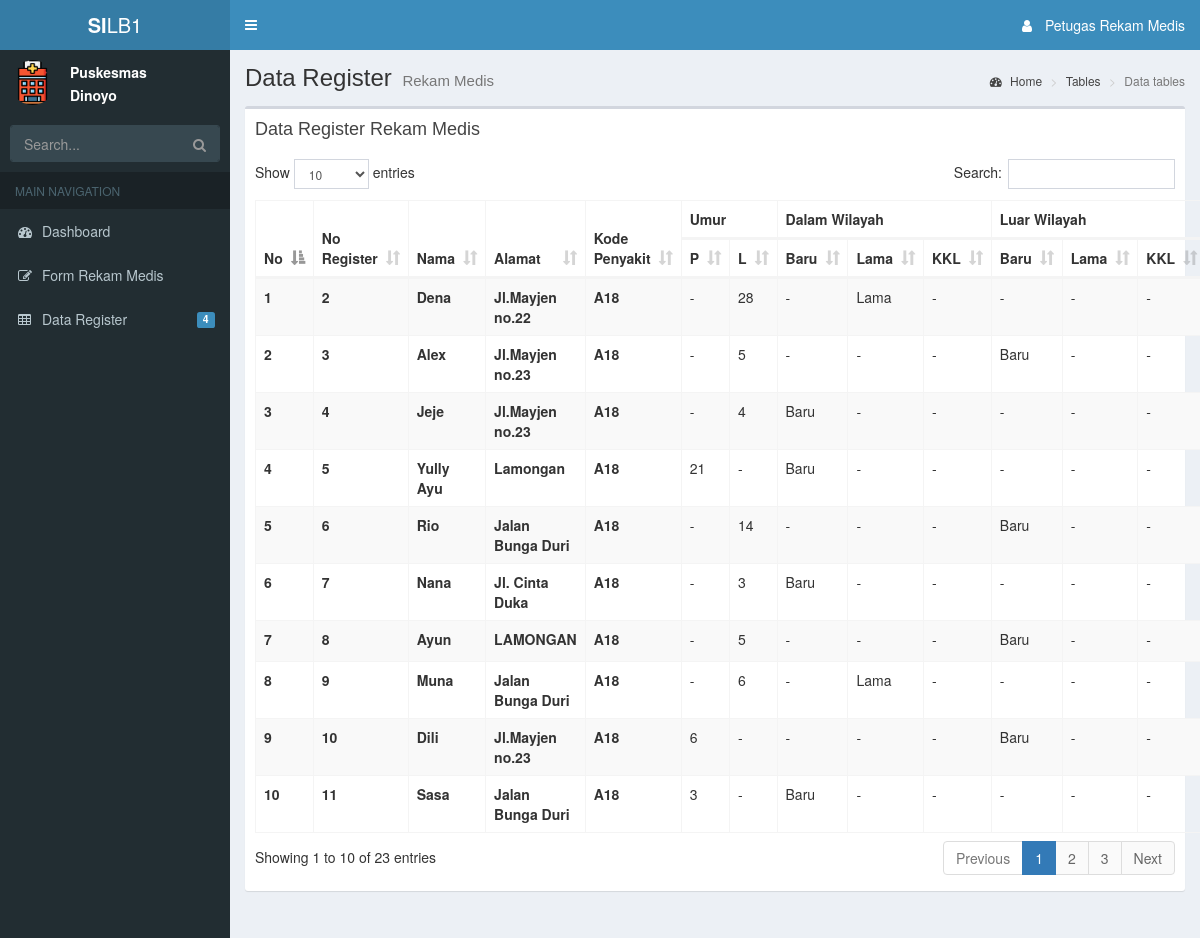
/index.php/rekam_medis/dataRegister, run on the app's committed database.
### tables this page shows
CREATE TABLE `rekam_medis` (
  `no_register` int(20) NOT NULL,
  `tanggal` date NOT NULL,
  `nama` varchar(200) NOT NULL,
  `alamat` varchar(200) NOT NULL,
  `umur` int(20) NOT NULL,
  `id_umr` int(20) NOT NULL,
  `jenis_umur` varchar(50) NOT NULL,
  `jenis_kelamin` varchar(20) NOT NULL,
  `jenis_pekerjaan` varchar(20) NOT NULL,
  `kode_penyakit` varchar(50) NOT NULL,
  `terapi` varchar(500) NOT NULL,
  `no_bpjs` int(50) NOT NULL,
  `dalam_wilayah` varchar(20) NOT NULL,
  `luar_wilayah` varchar(20) NOT NULL
);

### application/controllers/Rekam_medis.php (called while the page is built, shortened)
<?php
class Rekam_medis extends CI_Controller{
    function __construct(){
      $this->load->helper('url');
      $this->load->model('RekamMedis_model');
    }
    public function dataRegister()
    {
      $data['rekam_medis'] = $this->RekamMedis_model->tampil_data()->result();
      $this->load->view('header/rm_header');
      $this->load->view('rekam_medis/data_register', $data);
      $this->load->view('footer/rm_footer');
    }
}

### index.php (called while the page is built, shortened)
<?php
require_once BASEPATH.'core/CodeIgniter.php';

### application/models/RekamMedis_model.php (called while the page is built, shortened)
<?php
    class RekamMedis_model extends CI_Model{
        public function tampil_data()
        {
            return $this->db->get('rekam_medis');
        }
    }
?>

### application/views/rekam_medis/data_register.php (the view, shortened to what this page needs)
<div class="content-wrapper">
  <section class="content-header">
    <h1>
      Data Register
      <small>Rekam Medis</small>
    </h1>
    <ol class="breadcrumb">
      <li><a href="#"><i class="fa fa-dashboard"></i> Home</a></li>
      <li><a href="#">Tables</a></li>
      <li class="active">Data tables</li>
    </ol>
  </section>
  <section class="content">
    <div class="row">
      <div class="col-xs-12">
        <div class="box">
          <div class="box-header">
            <h3 class="box-title">Data Register Rekam Medis</h3>
          </div>
          <div class="box-body">
            <table id="example1" class="table table-bordered table-striped">
              <thead>
              <tr>
                <th scoop="col" rowspan="2">No</th>
                <th scoop="col" rowspan="2">No Register</th>
                <th scoop="col" rowspan="2">Nama</th>
                <th scoop="col" rowspan="2">Alamat</th>
                <th scoop="col" rowspan="2">Kode Penyakit</th>
                <th scoop="col" colspan="2">Umur</th>
                <th scoop="col" colspan="3">Dalam Wilayah</th>
                <th scoop="col" colspan="3">Luar Wilayah</th>
              </tr>
              <tr>
                  <th scope="col">P</th>
                  <th scope="col">L</th>
                  <th scope="col">Baru</th>
                  <th scope="col">Lama</th>
                  <th scope="col">KKL</th>
                  <th scope="col">Baru</th>
                  <th scope="col">Lama</th>
                  <th scope="col">KKL</th>
                </tr>
              </thead>
              <tbody>
              <?php $no =0; foreach ($rekam_medis as $key ): $no++;?>
                <tr class="odd gradeX">
                  <th scope="row"><?php echo $no?></th>
                  <th scope="row"><?php echo $key->no_register?></th>
                  <th scope="row"><?php echo $key->nama?></th>
                  <th scope="row"><?php echo $key->alamat?></th>
                  <th scope="row"><?php echo $key->kode_penyakit ?></th>
                  <?php $jk = $key->jenis_kelamin?>
                  <?php if ($jk == 'Perempuan') { ?>
                    <td><?php echo $key->umur ?></td>
                    <td>-</td>
                  <?php }else{ ?>
                    <td>-</td>
                    <td><?php echo $key->umur?></td>
                  <?php }  ?>
                  <?php $dw = $key->dalam_wilayah?>
                  <?php if ($dw == 'Baru') { ?>
                    <td><?php echo $key->dalam_wilayah ?></td>
                    <td>-</td>
                    <td>-</td>
                  <?php }elseif($dw == 'Lama'){ ?>
                    <td>-</td>
                    <td><?php echo $key->dalam_wilayah?></td>
                    <td>-</td>
                  <?php }else { ?>
                    <td>-</td>
                    <td>-</td>
                    <td><?php echo $key->dalam_wilayah?></td>
                  <?php }  ?>
                  <?php $lw = $key->luar_wilayah?>
                  <?php if ($lw == 'Baru') { ?>
                    <td><?php echo $key->luar_wilayah ?></td>
                    <td>-</td>
                    <td>-</td>
                    <?php }elseif($lw == 'Lama'){ ?>
                    <td>-</td>
                    <td><?php echo $key->luar_wilayah?></td>
                    <td>-</td>
                  <?php }else { ?>
                    <td>-</td>
                    <td>-</td>
                    <td><?php echo $key->luar_wilayah?></td>
                  <?php }  ?>
                </tr>
                  <?php endforeach;?>
              </tbody>
            </table>
          </div>
        </div>
      </div>
    </div>
  </section>
</div>

### data on the page
rekam_medis: no_register "2", nama "Dena", alamat "Jl.Mayjen no.22", kode_penyakit "A18", umur "28", dalam_wilayah "Lama", luar_wilayah "-"
rekam_medis: no_register "3", nama "Alex", alamat "Jl.Mayjen no.23", kode_penyakit "A18", umur "5", dalam_wilayah "-", luar_wilayah "Baru"
rekam_medis: no_register "4", nama "Jeje", alamat "Jl.Mayjen no.23", kode_penyakit "A18", umur "4", dalam_wilayah "Baru", luar_wilayah "-"
rekam_medis: no_register "5", nama "Yully Ayu", alamat "Lamongan", kode_penyakit "A18", umur "21", dalam_wilayah "Baru", luar_wilayah "-"
rekam_medis: no_register "6", nama "Rio", alamat "Jalan Bunga Duri", kode_penyakit "A18", umur "14", dalam_wilayah "-", luar_wilayah "Baru"
rekam_medis: no_register "7", nama "Nana", alamat "Jl. Cinta Duka", kode_penyakit "A18", umur "3", dalam_wilayah "Baru", luar_wilayah "-"
rekam_medis: no_register "8", nama "Ayun", alamat "LAMONGAN", kode_penyakit "A18", umur "5", dalam_wilayah "-", luar_wilayah "Baru"
rekam_medis: no_register "9", nama "Muna", alamat "Jalan Bunga Duri", kode_penyakit "A18", umur "6", dalam_wilayah "Lama", luar_wilayah "-"
rekam_medis: no_register "10", nama "Dili", alamat "Jl.Mayjen no.23", kode_penyakit "A18", umur "6", dalam_wilayah "-", luar_wilayah "Baru"
rekam_medis: no_register "11", nama "Sasa", alamat "Jalan Bunga Duri", kode_penyakit "A18", umur "3", dalam_wilayah "Baru", luar_wilayah "-"
